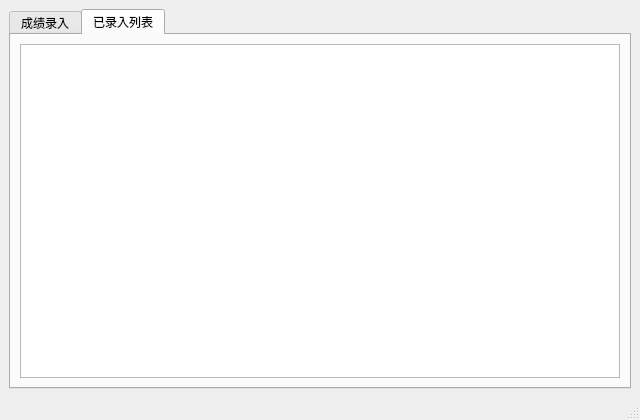
<?xml version="1.0" encoding="UTF-8"?>
<ui version="4.0">
 <class>MainWindow</class>
 <widget class="QMainWindow" name="MainWindow">
  <property name="geometry">
   <rect>
    <x>0</x>
    <y>0</y>
    <width>640</width>
    <height>420</height>
   </rect>
  </property>
  <property name="windowTitle">
   <string>成绩统计</string>
  </property>
  <widget class="QWidget" name="centralwidget">
   <layout class="QVBoxLayout" name="verticalLayout_2">
    <item>
     <widget class="QTabWidget" name="tabWidgetInformationEntry">
      <property name="currentIndex">
       <number>1</number>
      </property>
      <widget class="QWidget" name="InformationEntry">
       <attribute name="title">
        <string>成绩录入</string>
       </attribute>
       <layout class="QVBoxLayout" name="verticalLayout">
        <item>
         <widget class="QGroupBox" name="groupBox">
          <property name="title">
           <string>学生基本信息</string>
          </property>
          <layout class="QHBoxLayout" name="horizontalLayout_6" stretch="0,1,0,1">
           <item>
            <widget class="QLabel" name="labelName">
             <property name="text">
              <string>姓名</string>
             </property>
             <property name="alignment">
              <set>Qt::AlignCenter</set>
             </property>
            </widget>
           </item>
           <item>
            <widget class="QLineEdit" name="lineEditName"/>
           </item>
           <item>
            <widget class="QLabel" name="labelUuid">
             <property name="text">
              <string>学号</string>
             </property>
             <property name="alignment">
              <set>Qt::AlignCenter</set>
             </property>
            </widget>
           </item>
           <item>
            <widget class="QLineEdit" name="lineEditUuid"/>
           </item>
          </layout>
         </widget>
        </item>
        <item>
         <spacer name="verticalSpacer_2">
          <property name="orientation">
           <enum>Qt::Vertical</enum>
          </property>
          <property name="sizeHint" stdset="0">
           <size>
            <width>68</width>
            <height>14</height>
           </size>
          </property>
         </spacer>
        </item>
        <item>
         <layout class="QHBoxLayout" name="horizontalLayout" stretch="0,0">
          <item>
           <widget class="QGroupBox" name="groupBox_student_achievement">
            <property name="title">
             <string>学生成绩</string>
            </property>
            <layout class="QFormLayout" name="formLayout_3">
             <item row="0" column="0">
              <widget class="QLabel" name="labelLanguage">
               <property name="text">
                <string>语文</string>
               </property>
               <property name="alignment">
                <set>Qt::AlignCenter</set>
               </property>
              </widget>
             </item>
             <item row="0" column="1">
              <widget class="QSpinBox" name="spinBoxLanguage">
               <property name="maximum">
                <number>150</number>
               </property>
              </widget>
             </item>
             <item row="1" column="0">
              <widget class="QLabel" name="labelMath">
               <property name="text">
                <string>数学</string>
               </property>
               <property name="alignment">
                <set>Qt::AlignCenter</set>
               </property>
              </widget>
             </item>
             <item row="1" column="1">
              <widget class="QSpinBox" name="spinBoxMath">
               <property name="maximum">
                <number>150</number>
               </property>
              </widget>
             </item>
             <item row="2" column="0">
              <widget class="QLabel" name="labelEnglish">
               <property name="text">
                <string>英语</string>
               </property>
               <property name="alignment">
                <set>Qt::AlignCenter</set>
               </property>
              </widget>
             </item>
             <item row="2" column="1">
              <widget class="QSpinBox" name="spinBoxEnglish">
               <property name="maximum">
                <number>150</number>
               </property>
              </widget>
             </item>
            </layout>
           </widget>
          </item>
          <item>
           <widget class="QGroupBox" name="groupBox_achievement_statistics">
            <property name="title">
             <string>成绩统计</string>
            </property>
            <layout class="QFormLayout" name="formLayout_4">
             <item row="0" column="0">
              <widget class="QLabel" name="labelTotal">
               <property name="text">
                <string>总成绩</string>
               </property>
               <property name="alignment">
                <set>Qt::AlignCenter</set>
               </property>
              </widget>
             </item>
             <item row="0" column="1">
              <widget class="QSpinBox" name="spinBoxTotal">
               <property name="maximum">
                <number>450</number>
               </property>
              </widget>
             </item>
             <item row="1" column="0">
              <widget class="QLabel" name="labelAverage">
               <property name="text">
                <string>平均分</string>
               </property>
               <property name="alignment">
                <set>Qt::AlignCenter</set>
               </property>
              </widget>
             </item>
             <item row="1" column="1">
              <widget class="QDoubleSpinBox" name="doubleSpinBoxAverage">
               <property name="maximum">
                <double>450.000000000000000</double>
               </property>
              </widget>
             </item>
            </layout>
           </widget>
          </item>
         </layout>
        </item>
        <item>
         <spacer name="verticalSpacer">
          <property name="orientation">
           <enum>Qt::Vertical</enum>
          </property>
          <property name="sizeHint" stdset="0">
           <size>
            <width>28</width>
            <height>16</height>
           </size>
          </property>
         </spacer>
        </item>
        <item>
         <layout class="QHBoxLayout" name="horizontalLayout_2">
          <item>
           <spacer name="horizontalSpacer">
            <property name="orientation">
             <enum>Qt::Horizontal</enum>
            </property>
            <property name="sizeHint" stdset="0">
             <size>
              <width>40</width>
              <height>20</height>
             </size>
            </property>
           </spacer>
          </item>
          <item>
           <widget class="QPushButton" name="pushButtonCalculation">
            <property name="text">
             <string>计算</string>
            </property>
           </widget>
          </item>
          <item>
           <widget class="QPushButton" name="pushButtonNext">
            <property name="text">
             <string>下一位</string>
            </property>
           </widget>
          </item>
          <item>
           <spacer name="horizontalSpacer_2">
            <property name="orientation">
             <enum>Qt::Horizontal</enum>
            </property>
            <property name="sizeHint" stdset="0">
             <size>
              <width>40</width>
              <height>20</height>
             </size>
            </property>
           </spacer>
          </item>
         </layout>
        </item>
       </layout>
      </widget>
      <widget class="QWidget" name="InformationShow">
       <attribute name="title">
        <string>已录入列表</string>
       </attribute>
       <layout class="QVBoxLayout" name="verticalLayout_3">
        <item>
         <widget class="QListView" name="listView"/>
        </item>
       </layout>
      </widget>
     </widget>
    </item>
   </layout>
  </widget>
  <widget class="QMenuBar" name="menubar">
   <property name="geometry">
    <rect>
     <x>0</x>
     <y>0</y>
     <width>640</width>
     <height>27</height>
    </rect>
   </property>
  </widget>
  <widget class="QStatusBar" name="statusbar"/>
 </widget>
 <resources/>
 <connections/>
</ui>
